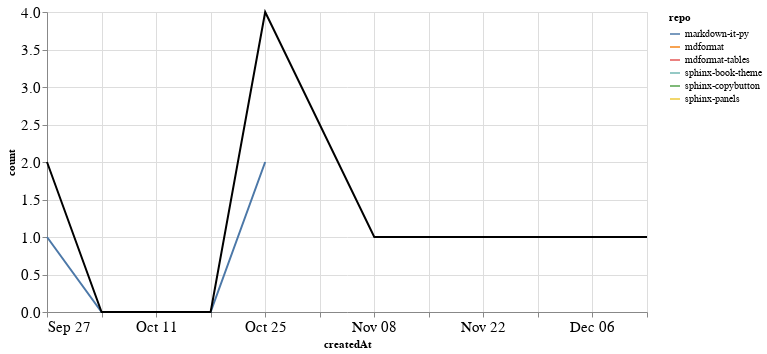

This figure's notebook cell:
### Markdown cell above
### PRs

### Code cell
prs_time = prs.groupby('repo').resample('W', on='createdAt').count()['author'].reset_index()
prs_time = prs_time.rename(columns={'author': 'count'})
prs_time_total = prs_time.groupby('createdAt').agg({"count": "sum"}).reset_index()

ch1 = alt.Chart(prs_time, width=600).mark_line().encode(
    x='createdAt',
    y='count',
    color='repo',
    tooltip="repo"
)

ch2 = alt.Chart(prs_time_total, width=600).mark_line(color="black").encode(
    x='createdAt',
    y='count',
)

ch1 + ch2

### Figure 1 — Vega-Lite specification as saved in the notebook (floating-point values rounded to 4 significant figures)
{"config": {"axisLeft": {"labelFontSize": 15}, "axisBottom": {"labelFontSize": 15}}, "layer": [{"data": {"name": "data-956594dc343aa12eb8918e84bf7dbecf"}, "mark": "line", "encoding": {"color": {"type": "nominal", "field": "repo"}, "tooltip": {"type": "nominal", "field": "repo"}, "x": {"type": "temporal", "field": "createdAt"}, "y": {"type": "quantitative", "field": "count"}}, "width": 600}, {"data": {"name": "data-9e00443979ef8586569a64e09a006e3b"}, "mark": {"type": "line", "color": "black"}, "encoding": {"x": {"type": "temporal", "field": "createdAt"}, "y": {"type": "quantitative", "field": "count"}}, "width": 600}], "$schema": "https://vega.github.io/schema/vega-lite/v4.8.1.json", "datasets": {"data-956594dc343aa12eb8918e84bf7dbecf": [{"repo": "markdown-it-py", "createdAt": "2020-09-27T00:00:00", "count": 1}, {"repo": "markdown-it-py", "createdAt": "2020-10-04T00:00:00", "count": 0}, {"repo": "markdown-it-py", "createdAt": "2020-10-11T00:00:00", "count": 0}, {"repo": "markdown-it-py", "createdAt": "2020-10-18T00:00:00", "count": 0}, {"repo": "markdown-it-py", "createdAt": "2020-10-25T00:00:00", "count": 2}, {"repo": "mdformat", "createdAt": "2020-09-27T00:00:00", "count": 1}, {"repo": "mdformat-tables", "createdAt": "2020-12-13T00:00:00", "count": 1}, {"repo": "sphinx-book-theme", "createdAt": "2020-10-25T00:00:00", "count": 1}, {"repo": "sphinx-copybutton", "createdAt": "2020-11-08T00:00:00", "count": 1}, {"repo": "sphinx-panels", "createdAt": "2020-10-25T00:00:00", "count": 1}], "data-9e00443979ef8586569a64e09a006e3b": [{"createdAt": "2020-09-27T00:00:00", "count": 2}, {"createdAt": "2020-10-04T00:00:00", "count": 0}, {"createdAt": "2020-10-11T00:00:00", "count": 0}, {"createdAt": "2020-10-18T00:00:00", "count": 0}, {"createdAt": "2020-10-25T00:00:00", "count": 4}, {"createdAt": "2020-11-08T00:00:00", "count": 1}, {"createdAt": "2020-12-13T00:00:00", "count": 1}]}}
